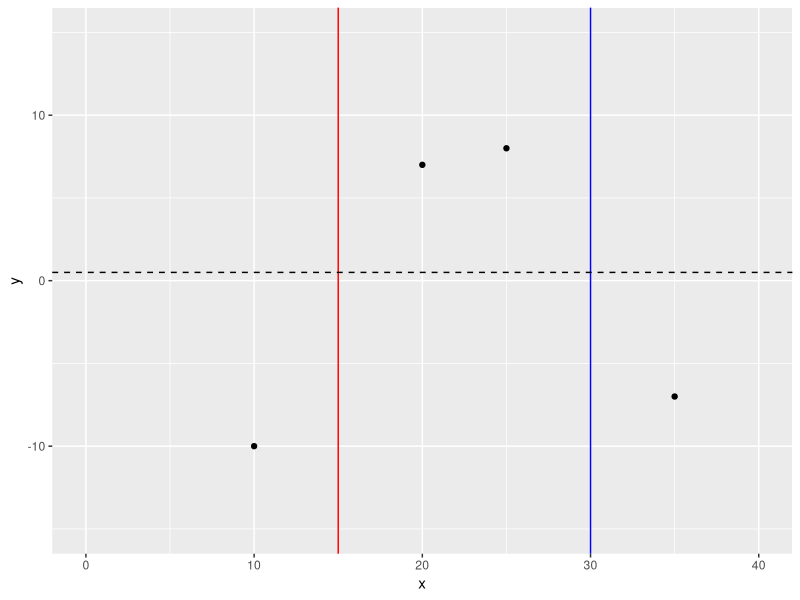
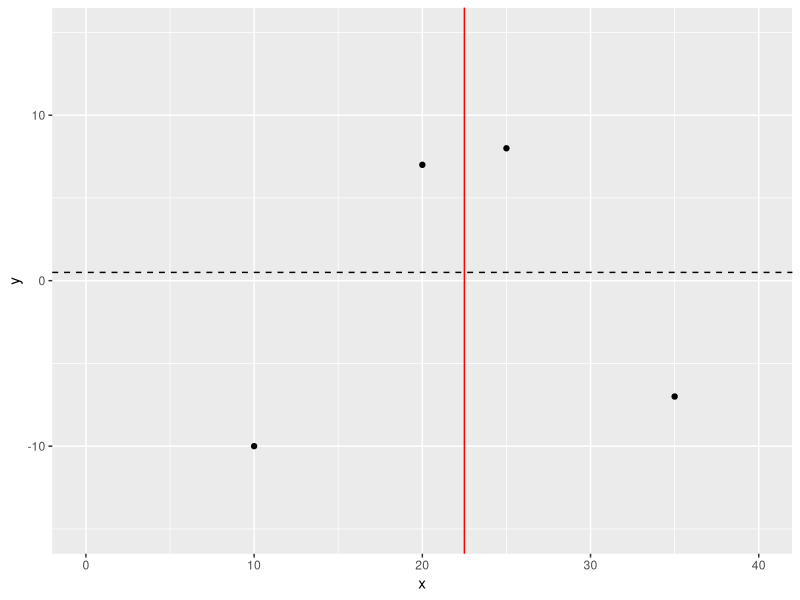

Write the R code that produced these figures, in order.
## ---- chunk 1
knitr::opts_chunk$set(
  echo = TRUE,
  message = FALSE,
  warning = FALSE,
  # out.width = 800,
  # out.height = 600,
  fig.align = "center",
  dev = "ragg_png"
)
## ---- chunk 2
library(ggplot2)

df <- data.frame(
  No = c(1, 2, 3, 4),
  y = c(-10, 7, 8, -7),
  x = c(10, 20, 25, 35)
)

ggplot(df, aes(x = x, y = y)) +
  geom_point() +  
  geom_vline(xintercept = 15, color = "red") +  
  geom_vline(xintercept = 30, color = "blue") +  
  geom_hline(yintercept = 0.5, linetype = "dashed", color = "black") +  
  labs(x = "x", y = "y") +  
  xlim(c(0,40)) + ylim(c(-15,15))
## ---- chunk 3
ggplot(df, aes(x = x, y = y)) +
  geom_point() +  
  geom_vline(xintercept = 22.5, color = "red") +  
  geom_hline(yintercept = 0.5, linetype = "dashed", color = "black") +  
  labs(x = "x", y = "y") +  
  xlim(c(0,40)) + ylim(c(-15,15))
